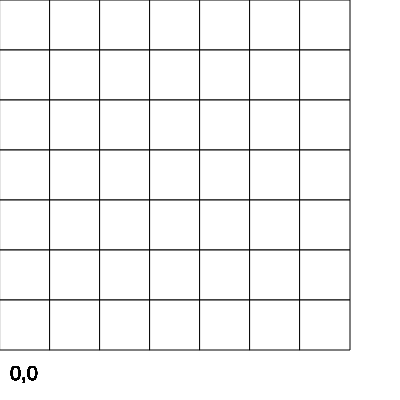
Frame 1 (no input)
Frame 60 (no input): identical to frame 1, image omitted
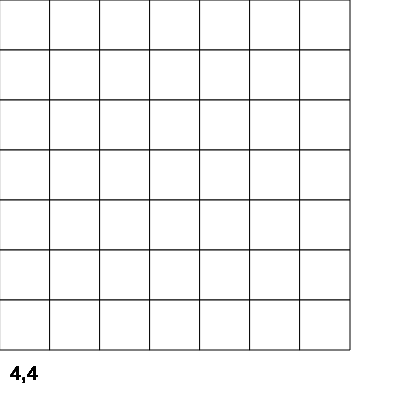
Frame 120 (the mouse pressed at the canvas centre since frame 60)

The p5.js sketch that drew these frames (run headless with seeded random() and noise() and a simulated clock; from frame 60 on, the mouse is pressed at the canvas centre):

// p5.js sketch
// ── sketch.js
let x = 0, y = 0;

function setup() {
  noFill();
  createCanvas(400, 400);
  textSize(20);
}

function draw() {
  background(255);
    
  let rectSz = 50;
  for (let i = 0; i < 7; i++) {
    for (let j = 0; j < 7; j++) {
      fill(255);
      let x = floor(mouseX/rectSz);
      let y = floor(mouseY/rectSz);
      rect(j*rectSz,i*rectSz,rectSz,rectSz);
      fill(0);
      text(x+','+y,10,height-20);
    }
  }
}
 
